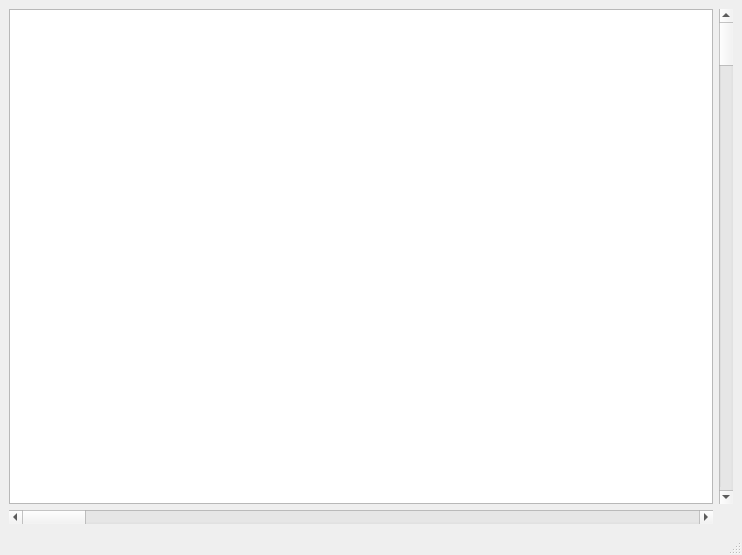
<?xml version="1.0" encoding="UTF-8"?>
<ui version="4.0">
 <class>gameWindow</class>
 <widget class="QMainWindow" name="gameWindow">
  <property name="enabled">
   <bool>true</bool>
  </property>
  <property name="geometry">
   <rect>
    <x>0</x>
    <y>0</y>
    <width>742</width>
    <height>555</height>
   </rect>
  </property>
  <property name="focusPolicy">
   <enum>Qt::NoFocus</enum>
  </property>
  <property name="windowTitle">
   <string>DuelFieldStars</string>
  </property>
  <widget class="QWidget" name="centralwidget">
   <layout class="QGridLayout" name="gridLayout">
    <item row="1" column="0">
     <widget class="QScrollBar" name="horizontalScrollBar">
      <property name="orientation">
       <enum>Qt::Horizontal</enum>
      </property>
     </widget>
    </item>
    <item row="0" column="1">
     <widget class="QScrollBar" name="verticalScrollBar">
      <property name="orientation">
       <enum>Qt::Vertical</enum>
      </property>
     </widget>
    </item>
    <item row="0" column="0">
     <widget class="QGraphicsView" name="viewPort">
      <property name="verticalScrollBarPolicy">
       <enum>Qt::ScrollBarAlwaysOff</enum>
      </property>
      <property name="horizontalScrollBarPolicy">
       <enum>Qt::ScrollBarAlwaysOff</enum>
      </property>
     </widget>
    </item>
   </layout>
  </widget>
  <widget class="QMenuBar" name="menubar">
   <property name="geometry">
    <rect>
     <x>0</x>
     <y>0</y>
     <width>742</width>
     <height>18</height>
    </rect>
   </property>
  </widget>
  <widget class="QStatusBar" name="statusbar"/>
 </widget>
 <resources/>
 <connections>
  <connection>
   <sender>horizontalScrollBar</sender>
   <signal>valueChanged(int)</signal>
   <receiver>viewPort</receiver>
   <slot>invalidateScene()</slot>
   <hints>
    <hint type="sourcelabel">
     <x>194</x>
     <y>515</y>
    </hint>
    <hint type="destinationlabel">
     <x>213</x>
     <y>366</y>
    </hint>
   </hints>
  </connection>
  <connection>
   <sender>verticalScrollBar</sender>
   <signal>valueChanged(int)</signal>
   <receiver>viewPort</receiver>
   <slot>invalidateScene()</slot>
   <hints>
    <hint type="sourcelabel">
     <x>721</x>
     <y>388</y>
    </hint>
    <hint type="destinationlabel">
     <x>550</x>
     <y>365</y>
    </hint>
   </hints>
  </connection>
 </connections>
</ui>
